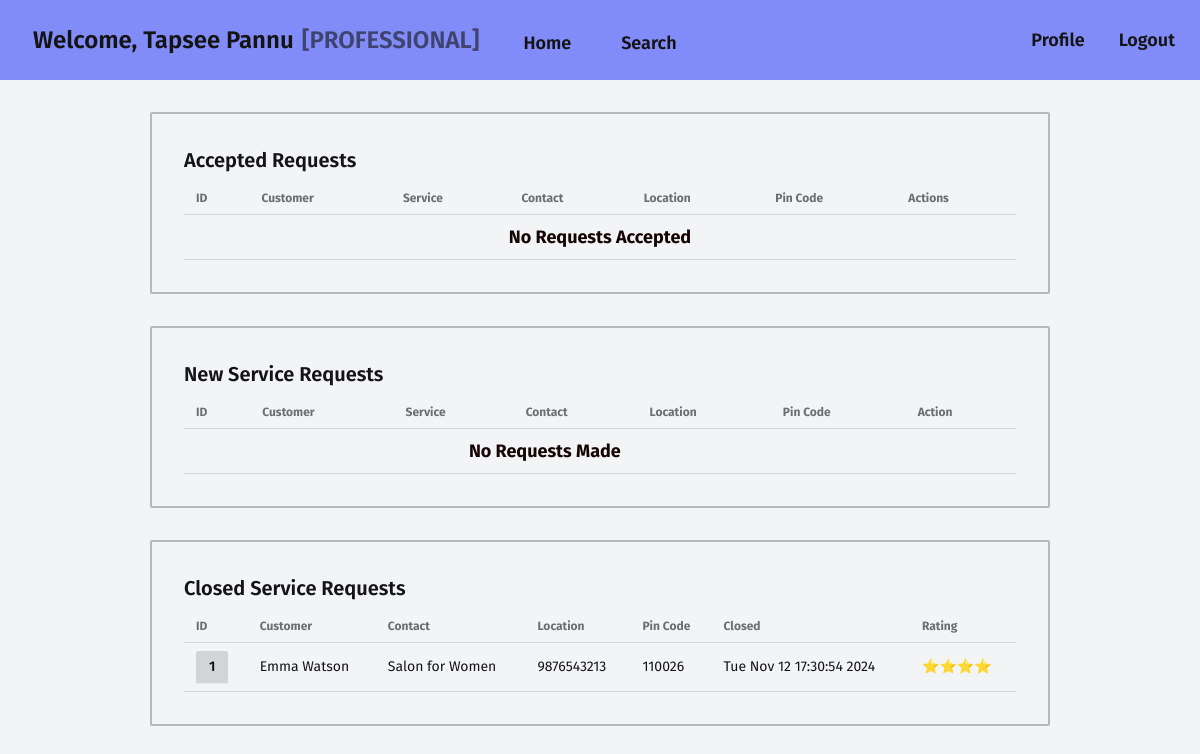
The page /professional/home/2 (signed in) on the database its author committed.
### models.py (models this page shows, shortened)
class User(db.Model, UserMixin):
    __tablename__ = 'user'
    id: Mapped[int] = mapped_column(
        Integer, primary_key=True, autoincrement="auto")
    fullname: Mapped[str] = mapped_column(String(200))
    username: Mapped[str] = mapped_column(String(30), unique=True)
    email: Mapped[str] = mapped_column(String(200), unique=True)
    password: Mapped[str] = mapped_column(String(40))
    role: Mapped[str] = mapped_column(String(200))
    def get_prof(self):
        sql = select(Professional).join(User).where(
            Professional.user_id == self.id)
        result = db.session.scalars(sql).first()
        return result

class ServiceRequest(db.Model):
    __tablename__ = 'service_request'
    id: Mapped[int] = mapped_column(
        Integer, primary_key=True, autoincrement="auto")
    service_id: Mapped[int] = mapped_column(Integer, ForeignKey("service.id"))
    professional_id: Mapped[Optional[int]] = mapped_column(
        Integer, ForeignKey("professional.id"))
    customer_id: Mapped[int] = mapped_column(
        Integer, ForeignKey("customer.id"))
    customer: Mapped["Customer"] = relationship(
        back_populates="service_requests")
    status: Mapped[Optional[str]] = mapped_column(
        String(10), default="REQUESTED")
    rating: Mapped[Optional[int]] = mapped_column(Integer)  # from 1 to 5
    remarks: Mapped[Optional[str]] = mapped_column(Text)
    completed: Mapped[Optional[datetime]] = mapped_column(DateTime)
    created: Mapped[Optional[datetime]] = mapped_column(
        DateTime, server_default=func.now())
    updated: Mapped[Optional[datetime]] = mapped_column(
        DateTime, default=func.now(), onupdate=func.now())
    def stars(self):
        if self.rating == 1:
            stars = "⭐"
        elif self.rating == 2:
            stars = "⭐⭐"
        elif self.rating == 3:
            stars = "⭐⭐⭐"
        elif self.rating == 4:
            stars = "⭐⭐⭐⭐"
        elif self.rating == 5:
            stars = "⭐⭐⭐⭐⭐"
        else:
            stars = None
        return stars
    def completed_time(self):
        if self.completed:
            return self.completed.ctime()
        else:
            return None
    def service(self):
        return get_with_id(Service, self.service_id)

class Service(db.Model):
    __tablename__ = 'service'
    id: Mapped[int] = mapped_column(
        Integer, primary_key=True, autoincrement="auto")
    name: Mapped[str] = mapped_column(String(200))
    price: Mapped[int] = mapped_column(Integer)
    timereq: Mapped[Optional[int]] = mapped_column(Integer)  # in hours
    description: Mapped[str] = mapped_column(Text)
    professionals: Mapped[List["Professional"]
                          ] = relationship(back_populates="service")
    created: Mapped[Optional[datetime]] = mapped_column(
        DateTime, server_default=func.now())
    updated: Mapped[Optional[datetime]] = mapped_column(
        DateTime, default=func.now(), onupdate=func.now())

class Customer(db.Model):
    __tablename__ = 'customer'
    id: Mapped[int] = mapped_column(
        Integer, primary_key=True, autoincrement="auto")
    user_id: Mapped[int] = mapped_column(ForeignKey("user.id"))
    user: Mapped["User"] = relationship(cascade="all,delete")
    contact: Mapped[str] = mapped_column(String(10), unique=True)
    address: Mapped[str] = mapped_column(Text)
    pincode: Mapped[str] = mapped_column(String(6))
    status: Mapped[str] = mapped_column(String, default="ACTIVE")
    service_requests: Mapped[List["ServiceRequest"]] = relationship(
        back_populates="customer", cascade="all,delete")
    created: Mapped[Optional[datetime]] = mapped_column(
        DateTime, server_default=func.now())
    updated: Mapped[Optional[datetime]] = mapped_column(
        DateTime, default=func.now(), onupdate=func.now())

### views.py (the view)
@app.route("/professional/home/<user_id>")
def professional_home(user_id):
    user = get_with_id(User, user_id)
    if not user:
        return redirect(url_for('not_found'))
    prof = user.get_prof()
    if prof.approval == "REJECTED":
        return redirect(url_for("notice_blocked", user_id=user.id))
    new_requests = prof.get_new_requests(status="REQUESTED")
    closed_requests = prof.get_requests(status="CLOSED")
    accepted_requests = prof.get_requests(status="ASSIGNED")
    return render_template(
        "professional/home.html",
        professional=prof,
        accepted_requests=accepted_requests,
        new_requests=new_requests,
        closed_requests=closed_requests
    )

### login.py (called while the page is built)
@login_manager.user_loader
def load_user(id):
    user = get_with_id(User, int(id))
    if user:
        return user
    else:
        return None

### models.py (called while the page is built)
def get_with_id(model, pkid):
    sql = select(model).where(model.id == pkid)
    result = db.session.scalars(sql).first()
    return result

    def get_new_requests(self, status):
        sql = select(ServiceRequest).where(ServiceRequest.service_id ==
                                           self.service_id, ServiceRequest.status == status)
        results = db.session.scalars(sql)
        return results

    def get_requests(self, status):
        sql = select(ServiceRequest).where(ServiceRequest.service_id == self.service_id,
                                           ServiceRequest.professional_id == self.id, ServiceRequest.status == status)
        results = db.session.scalars(sql)
        return results

### templates/professional/home.html (shortened to what this page needs)
{% extends "base/professional/loggedin.html" %}
{% block content %}
{% include "professional/service/accepted_list.html" %}
{% include "professional/service/new_requests.html" %}
{% include "professional/service/closed_list.html" %}
{% endblock %}

### templates/base/professional/loggedin.html (shortened to what this page needs)
<!DOCTYPE html>
<html lang="en">
  <head>
    <link rel="stylesheet" href="{{ url_for('static', filename='styles/main.css') }}">
  </head>
  <body>
    <div class="font-fira">
      <nav class="navbar bg-primary">
        <div class="navbar-start">
          <a href="#" class="btn btn-lg btn-ghost text-2xl">
            Welcome, {{ current_user.fullname }} <span class="opacity-60">[PROFESSIONAL]</span>
          </a>
        </div>
        <div class="navbar-center">
          <ul class="menu menu-lg menu-horizontal">
            <li><a href="{{ url_for('professional_home', user_id=current_user.id) }}" class="btn btn-ghost">Home</a></li>
            <li><a href="{{ url_for('professional_search', prof_id=current_user.get_prof().id) }}" class="btn btn-ghost">Search</a></li>
          </ul>
        </div>
        <div class="navbar-end">
          <a href="{{ url_for('professional_profile', prof_id=current_user.get_prof().id) }}" class="btn btn-ghost text-lg">Profile</a>
          <a href="{{ url_for('logout') }}" class="btn btn-ghost text-lg"> Logout </a>
        </div>
      </nav>
      <div class="flex flex-col mt-8 mb-24 gap-8 items-center justify-center">
        {% block content %}{% endblock %}
      </div>
    </div>
  </body>
</html>

### templates/professional/service/closed_list.html
<section class="card rounded-sm w-3/4 border-2 border-primary-content/25">
  <div class="card-body">
    <h2 class="text-xl font-semibold">Closed Service Requests</h2>
    <table class="table table-sm">
      <thead>
        <tr>
          <th>ID</th>
          <th>Customer</th>
          <th>Contact</th>
          <th>Location</th>
          <th>Pin Code</th>
          <th>Closed</th>
          <th>Rating</th>
        </tr>
      </thead>
      <tbody>
        {% for service_request in closed_requests %}
        <tr>
          <td>
            <a href="{{ url_for('professional_request_details', request_id=service_request.id) }}" class="btn btn-sm">{{
              service_request.id }}</a>
          </td>
          <td>{{ service_request.customer.user.fullname }}</td>
          <td>{{ service_request.service().name }}</td>
          <td>{{ service_request.customer.contact }}</td>
          <td>{{ service_request.customer.pincode }}</td>
          <td>{{ service_request.completed_time() }}</td>
          <td>{{ service_request.stars() }}</td>
        </tr>
        {% else %}
        <tr>
          <td colspan="8" class="text-center font-bold text-error-content text-lg">No Requests Closed</td>
        </tr>
        {% endfor %}
      </tbody>
    </table>
  </div>
</section>

### rows shown on the page
User: fullname "Tapsee Pannu"
ServiceRequest: id "1", customer.user.fullname "Emma Watson", service "Salon for Women", customer.contact "9876543213", customer.pincode "110026", completed_time "Tue Nov 12 17:30:54 2024", stars "⭐⭐⭐⭐"
